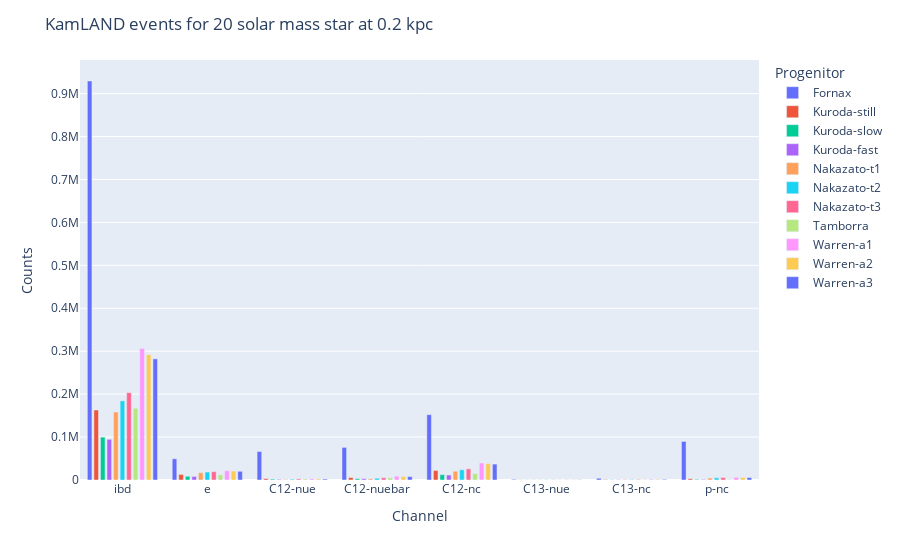

Notebook cell for this chart:
### Code cell
bars = px.bar(events, x='Channel', y='Counts', 
              color='Progenitor', barmode='group')
bars.layout.bargap = 0.15
bars.layout.bargroupgap = 0.3
bars.layout.title = f'KamLAND events for 20 solar mass star at {distance} kpc'
bars

### Figure 1 — Plotly figure (JSON) as saved in the notebook; plotly's stock layout.template omitted (floating-point values rounded to 4 significant figures)
{"data": [{"alignmentgroup": "True", "hovertemplate": "Progenitor=Fornax<br>Channel=%{x}<br>Counts=%{y}<extra></extra>", "legendgroup": "Fornax", "marker": {"color": "#636efa", "pattern": {"shape": ""}}, "name": "Fornax", "offsetgroup": "Fornax", "orientation": "v", "showlegend": true, "textposition": "auto", "type": "bar", "x": ["ibd", "e", "C12-nue", "C12-nuebar", "C12-nc", "C13-nue", "C13-nc", "p-nc"], "xaxis": "x", "y": [929400.0, 49380.0, 66390.0, 75990.0, 152200.0, 1512.0, 4037.0, 89790.0], "yaxis": "y"}, {"alignmentgroup": "True", "hovertemplate": "Progenitor=Kuroda-still<br>Channel=%{x}<br>Counts=%{y}<extra></extra>", "legendgroup": "Kuroda-still", "marker": {"color": "#EF553B", "pattern": {"shape": ""}}, "name": "Kuroda-still", "offsetgroup": "Kuroda-still", "orientation": "v", "showlegend": true, "textposition": "auto", "type": "bar", "x": ["ibd", "e", "C12-nue", "C12-nuebar", "C12-nc", "C13-nue", "C13-nc", "p-nc"], "xaxis": "x", "y": [163000.0, 13010.0, 3225.0, 5728.0, 22220.0, 305.5, 858.3, 2935.0], "yaxis": "y"}, {"alignmentgroup": "True", "hovertemplate": "Progenitor=Kuroda-slow<br>Channel=%{x}<br>Counts=%{y}<extra></extra>", "legendgroup": "Kuroda-slow", "marker": {"color": "#00cc96", "pattern": {"shape": ""}}, "name": "Kuroda-slow", "offsetgroup": "Kuroda-slow", "orientation": "v", "showlegend": true, "textposition": "auto", "type": "bar", "x": ["ibd", "e", "C12-nue", "C12-nuebar", "C12-nc", "C13-nue", "C13-nc", "p-nc"], "xaxis": "x", "y": [99860.0, 8779.0, 2090.0, 3085.0, 12500.0, 206.8, 516.5, 1437.0], "yaxis": "y"}, {"alignmentgroup": "True", "hovertemplate": "Progenitor=Kuroda-fast<br>Channel=%{x}<br>Counts=%{y}<extra></extra>", "legendgroup": "Kuroda-fast", "marker": {"color": "#ab63fa", "pattern": {"shape": ""}}, "name": "Kuroda-fast", "offsetgroup": "Kuroda-fast", "orientation": "v", "showlegend": true, "textposition": "auto", "type": "bar", "x": ["ibd", "e", "C12-nue", "C12-nuebar", "C12-nc", "C13-nue", "C13-nc", "p-nc"], "xaxis": "x", "y": [94750.0, 8228.0, 1480.0, 3075.0, 11640.0, 186.9, 482.0, 1318.0], "yaxis": "y"}, {"alignmentgroup": "True", "hovertemplate": "Progenitor=Nakazato-t1<br>Channel=%{x}<br>Counts=%{y}<extra></extra>", "legendgroup": "Nakazato-t1", "marker": {"color": "#FFA15A", "pattern": {"shape": ""}}, "name": "Nakazato-t1", "offsetgroup": "Nakazato-t1", "orientation": "v", "showlegend": true, "textposition": "auto", "type": "bar", "x": ["ibd", "e", "C12-nue", "C12-nuebar", "C12-nc", "C13-nue", "C13-nc", "p-nc"], "xaxis": "x", "y": [158300.0, 17020.0, 1076.0, 2847.0, 20480.0, 250.3, 962.7, 4422.0], "yaxis": "y"}, {"alignmentgroup": "True", "hovertemplate": "Progenitor=Nakazato-t2<br>Channel=%{x}<br>Counts=%{y}<extra></extra>", "legendgroup": "Nakazato-t2", "marker": {"color": "#19d3f3", "pattern": {"shape": ""}}, "name": "Nakazato-t2", "offsetgroup": "Nakazato-t2", "orientation": "v", "showlegend": true, "textposition": "auto", "type": "bar", "x": ["ibd", "e", "C12-nue", "C12-nuebar", "C12-nc", "C13-nue", "C13-nc", "p-nc"], "xaxis": "x", "y": [184300.0, 18490.0, 1776.0, 4131.0, 23790.0, 295.2, 1073.0, 5141.0], "yaxis": "y"}, {"alignmentgroup": "True", "hovertemplate": "Progenitor=Nakazato-t3<br>Channel=%{x}<br>Counts=%{y}<extra></extra>", "legendgroup": "Nakazato-t3", "marker": {"color": "#FF6692", "pattern": {"shape": ""}}, "name": "Nakazato-t3", "offsetgroup": "Nakazato-t3", "orientation": "v", "showlegend": true, "textposition": "auto", "type": "bar", "x": ["ibd", "e", "C12-nue", "C12-nuebar", "C12-nc", "C13-nue", "C13-nc", "p-nc"], "xaxis": "x", "y": [203400.0, 19400.0, 2592.0, 5296.0, 26030.0, 331.2, 1140.0, 5691.0], "yaxis": "y"}, {"alignmentgroup": "True", "hovertemplate": "Progenitor=Tamborra<br>Channel=%{x}<br>Counts=%{y}<extra></extra>", "legendgroup": "Tamborra", "marker": {"color": "#B6E880", "pattern": {"shape": ""}}, "name": "Tamborra", "offsetgroup": "Tamborra", "orientation": "v", "showlegend": true, "textposition": "auto", "type": "bar", "x": ["ibd", "e", "C12-nue", "C12-nuebar", "C12-nc", "C13-nue", "C13-nc", "p-nc"], "xaxis": "x", "y": [167000.0, 11880.0, 2351.0, 5267.0, 14930.0, 289.4, 685.0, 1110.0], "yaxis": "y"}, {"alignmentgroup": "True", "hovertemplate": "Progenitor=Warren-a1<br>Channel=%{x}<br>Counts=%{y}<extra></extra>", "legendgroup": "Warren-a1", "marker": {"color": "#FF97FF", "pattern": {"shape": ""}}, "name": "Warren-a1", "offsetgroup": "Warren-a1", "orientation": "v", "showlegend": true, "textposition": "auto", "type": "bar", "x": ["ibd", "e", "C12-nue", "C12-nuebar", "C12-nc", "C13-nue", "C13-nc", "p-nc"], "xaxis": "x", "y": [306300.0, 21530.0, 2802.0, 8939.0, 39580.0, 437.9, 1497.0, 6273.0], "yaxis": "y"}, {"alignmentgroup": "True", "hovertemplate": "Progenitor=Warren-a2<br>Channel=%{x}<br>Counts=%{y}<extra></extra>", "legendgroup": "Warren-a2", "marker": {"color": "#FECB52", "pattern": {"shape": ""}}, "name": "Warren-a2", "offsetgroup": "Warren-a2", "orientation": "v", "showlegend": true, "textposition": "auto", "type": "bar", "x": ["ibd", "e", "C12-nue", "C12-nuebar", "C12-nc", "C13-nue", "C13-nc", "p-nc"], "xaxis": "x", "y": [291700.0, 20800.0, 2511.0, 8311.0, 38060.0, 415.8, 1445.0, 5983.0], "yaxis": "y"}, {"alignmentgroup": "True", "hovertemplate": "Progenitor=Warren-a3<br>Channel=%{x}<br>Counts=%{y}<extra></extra>", "legendgroup": "Warren-a3", "marker": {"color": "#636efa", "pattern": {"shape": ""}}, "name": "Warren-a3", "offsetgroup": "Warren-a3", "orientation": "v", "showlegend": true, "textposition": "auto", "type": "bar", "x": ["ibd", "e", "C12-nue", "C12-nuebar", "C12-nc", "C13-nue", "C13-nc", "p-nc"], "xaxis": "x", "y": [282200.0, 20310.0, 2331.0, 7917.0, 37030.0, 401.6, 1410.0, 5788.0], "yaxis": "y"}], "layout": {"bargap": 0.15, "bargroupgap": 0.3, "barmode": "group", "legend": {"title": {"text": "Progenitor"}, "tracegroupgap": 0}, "margin": {"t": 60}, "title": {"text": "KamLAND events for 20 solar mass star at 0.2 kpc"}, "xaxis": {"anchor": "y", "domain": [0, 1], "title": {"text": "Channel"}}, "yaxis": {"anchor": "x", "domain": [0, 1], "title": {"text": "Counts"}}}}
